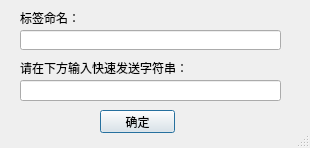
<?xml version="1.0" encoding="UTF-8"?>
<ui version="4.0">
 <class>AddQuickCommand</class>
 <widget class="QDialog" name="AddQuickCommand">
  <property name="geometry">
   <rect>
    <x>0</x>
    <y>0</y>
    <width>310</width>
    <height>148</height>
   </rect>
  </property>
  <property name="windowTitle">
   <string>Dialog</string>
  </property>
  <property name="sizeGripEnabled">
   <bool>true</bool>
  </property>
  <widget class="QPushButton" name="pushButton_confirm">
   <property name="geometry">
    <rect>
     <x>100</x>
     <y>110</y>
     <width>75</width>
     <height>23</height>
    </rect>
   </property>
   <property name="text">
    <string>确定</string>
   </property>
  </widget>
  <widget class="QLineEdit" name="lineEdit_quickcommand">
   <property name="geometry">
    <rect>
     <x>20</x>
     <y>80</y>
     <width>261</width>
     <height>21</height>
    </rect>
   </property>
  </widget>
  <widget class="QLabel" name="label">
   <property name="geometry">
    <rect>
     <x>20</x>
     <y>60</y>
     <width>171</width>
     <height>16</height>
    </rect>
   </property>
   <property name="text">
    <string>请在下方输入快速发送字符串：</string>
   </property>
  </widget>
  <widget class="QLabel" name="label_2">
   <property name="geometry">
    <rect>
     <x>20</x>
     <y>10</y>
     <width>61</width>
     <height>16</height>
    </rect>
   </property>
   <property name="text">
    <string>标签命名：</string>
   </property>
  </widget>
  <widget class="QLineEdit" name="lineEdit_commandname">
   <property name="geometry">
    <rect>
     <x>20</x>
     <y>30</y>
     <width>261</width>
     <height>20</height>
    </rect>
   </property>
  </widget>
 </widget>
 <tabstops>
  <tabstop>lineEdit_commandname</tabstop>
  <tabstop>lineEdit_quickcommand</tabstop>
  <tabstop>pushButton_confirm</tabstop>
 </tabstops>
 <resources/>
 <connections/>
</ui>
